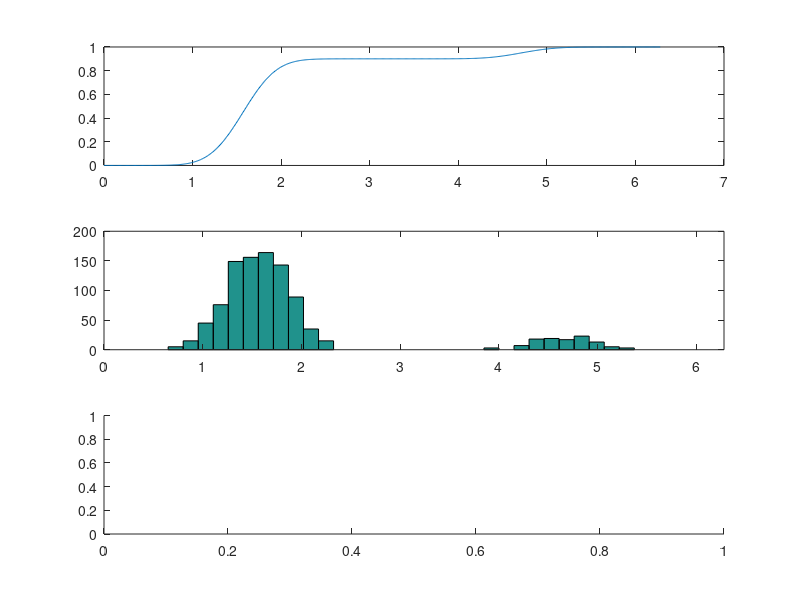

Source code (MATLAB): (Note: this script raises an error after producing the figure.)
% example settings
clear all 
close all

tps=0:1:24;

settings.osc_fraction=0.05; 
settings.num_samples=1000;
settings.mean_amp=0.4;
settings.noise_to_amp=0.3;
amps=exprnd(settings.mean_amp,1,settings.num_samples);

settings.bimodal_frac=0.9; % 1 means just dist 1, 0 means just dist 2
settings.acro_mu1= pi/2; % phase
settings.acro_mu2= 3*pi/2;
settings.acro_sigma1 = 0.3;
settings.acro_sigma2 = 0.3;
% use CDF to sample bimodal
bimodal_norm_cdf= @(x) settings.bimodal_frac*normcdf(x,settings.acro_mu1,settings.acro_sigma1)...
    +(1-settings.bimodal_frac)*normcdf(x,settings.acro_mu2,settings.acro_sigma2);

rand_samps=rand(1,settings.num_samples);

optim_options = optimset('Display','off');
acro=arrayfun(@(x) fminsearch(@(y) (bimodal_norm_cdf(y) - x)^2,pi,optim_options),rand_samps); %fminbnd works well on bounded domain

subplot(3,1,1)
xlim([0 2*pi])
plot(0:0.01:2*pi,bimodal_norm_cdf(0:0.01:2*pi));

subplot(3,1,2)
hist(acro,sqrt(settings.num_samples))
xlim([0 2*pi])

noise=settings.mean_amp*settings.noise_to_amp*(2*rand(settings.num_samples,length(tps))-1);
%%
tp_mat=ones(settings.num_samples,1)*tps;
acro_mat=acro'*ones(1,length(tps));
phase_mat=tp_mat*2*pi/24-acro_mat;

signal=amps'.*cos(phase_mat)+noise;

subplot(3,1,3)
hold on
for i=1:settings.num_samples
    plot(tps,signal(i,:),'-k','Color',[0 0 0 0.1])
end
hold off


